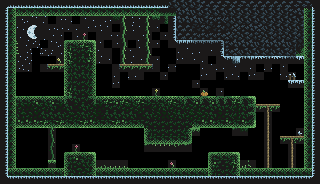

Tiled map render using the project's own tile images. Description and the map definition, with tile-layer contents summarised, below:
An orthogonal 40x23 tile map with 8x8 px tiles, 1 tile layer (Background) and 29 objects (5x Platform, 3x Saw, 3x Food, Player, Door, ...).

<map version="1.10" tiledversion="1.10.2" orientation="orthogonal" renderorder="right-down" width="40" height="23" tilewidth="8" tileheight="8" infinite="0" nextlayerid="4" nextobjectid="43">
 <tileset firstgid="1" source="JumpGame.tsx" />
 <layer id="1" name="Background" width="40" height="23">
  <properties>
   <property name="BackgroundColor" value="Green" />
  </properties>
  <data>[920 cells, 776 non-empty, 110 distinct tile ids]</data>
 </layer>
 <objectgroup id="3" name="Collisions">
  <object id="2" x="8" y="8" width="304" height="8" />
  <object id="3" x="8" y="16" width="8" height="160" />
  <object id="4" x="16" y="168" width="288" height="8" />
  <object id="5" x="304" y="16" width="8" height="160" />
  <object id="8" x="64" y="152" width="32" height="16" />
  <object id="14" x="176" y="16" width="48" height="24" />
  <object id="15" x="224" y="16" width="80" height="40" />
  <object id="16" x="208" y="152" width="32" height="16" />
  <object id="18" x="16" y="96" width="240" height="32" />
  <object id="19" x="64" y="40" width="32" height="56" />
  <object id="20" x="144" y="128" width="48" height="16" />
  <object id="22" type="Platform" x="120" y="64" width="32" height="8" />
  <object id="23" type="Platform" x="288" y="80" width="16" height="8" />
  <object id="38" type="Platform" x="48" y="64" width="16" height="8" />
  <object id="24" type="Platform" x="280" y="136" width="24" height="8" />
  <object id="25" type="Platform" x="256" y="104" width="24" height="8" />
  <object id="42" name="Saw" type="Saw" x="160" y="56" width="16" height="16">
   <properties>
    <property name="isVertical" type="bool" value="false" />
    <property name="offNeg" type="float" value="8" />
    <property name="offPos" type="float" value="16" />
   </properties>
  </object>
 </objectgroup>
 <objectgroup id="2" name="SpawnPoints">
  <object id="1" name="Player" type="Player" x="24" y="136" width="16" height="16" />
  <object id="7" name="Door" type="Door" x="24" y="80" width="16" height="16" />
  <object id="31" name="Saw" type="Saw" x="288" y="56" width="16" height="16">
   <properties>
    <property name="isVertical" type="bool" value="true" />
    <property name="offNeg" type="float" value="0" />
    <property name="offPos" type="float" value="12" />
   </properties>
  </object>
  <object id="35" name="Saw" type="Saw" x="96" y="16" width="16" height="16">
   <properties>
    <property name="isVertical" type="bool" value="true" />
    <property name="offNeg" type="float" value="0" />
    <property name="offPos" type="float" value="8" />
   </properties>
  </object>
  <object id="26" name="Fish" type="Food" x="288" y="64" width="16" height="16" />
  <object id="27" name="Fish" type="Food" x="96" y="80" width="16" height="16" />
  <object id="28" name="Fish" type="Food" x="160" y="24" width="16" height="16" />
  <object id="29" name="SlimePurple" type="SlimePurple" x="176" y="80" width="16" height="16">
   <properties>
    <property name="offNeg" type="float" value="11" />
    <property name="offPos" type="float" value="9" />
   </properties>
  </object>
  <object id="37" name="SlimeGreen" type="SlimeGreen" x="192" y="152" width="16" height="16">
   <properties>
    <property name="offNeg" type="float" value="13" />
    <property name="offPos" type="float" value="1" />
   </properties>
  </object>
  <object id="39" name="Heart1" type="Heart1" x="0" y="0" width="16" height="16" />
  <object id="40" name="Heart2" type="Heart2" x="16" y="0" width="16" height="16" />
  <object id="41" name="Heart3" type="Heart3" x="32" y="0" width="16" height="16" />
 </objectgroup>
</map>